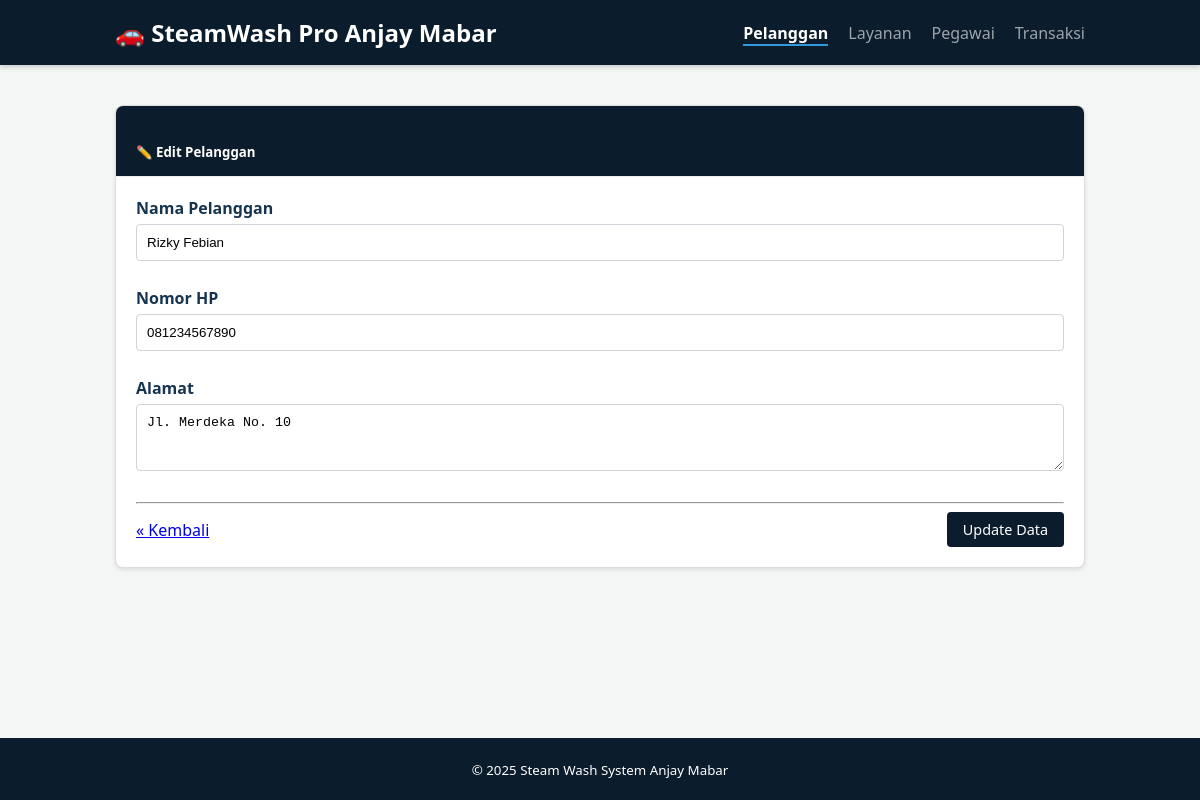
Page /index.php?page=edit_pelanggan&id=2 on the committed database.
### tables this page shows
CREATE TABLE pelanggan (
    id_pelanggan INT AUTO_INCREMENT PRIMARY KEY,
    nama_pelanggan VARCHAR(100) NOT NULL,
    no_hp VARCHAR(15) NOT NULL,
    alamat TEXT
);

### viewmodels/PelangganViewModel.php (called while the page is built, shortened)
<?php
require_once 'config/Database.php';
require_once 'models/Pelanggan.php';
class PelangganViewModel {
    private $pelangganModel;
    public function __construct() {
        $database = new Database();
        $this->db = $database->getConnection();
        $this->pelangganModel = new Pelanggan($this->db);
    }
    public function getPelangganById($id) {
        $this->pelangganModel->id_pelanggan = $id;
        return $this->pelangganModel->readOne();
    }
}
?>

### config/Database.php (called while the page is built, shortened)
<?php
class Database {
    private $host = "localhost";
    private $db_name = "db_tempatcucikendaraan";
    private $username = "root";
    private $password = "";
    public function getConnection() {
        $this->conn = null;
        try {
            $this->conn = new PDO("mysql:host=" . $this->host . ";dbname=" . $this->db_name, $this->username, $this->password);
            $this->conn->setAttribute(PDO::ATTR_ERRMODE, PDO::ERRMODE_EXCEPTION);
        } catch(PDOException $exception) {
            echo "Connection error: " . $exception->getMessage();
        }
        return $this->conn;
    }
}
?>

### models/Pelanggan.php (called while the page is built, shortened)
<?php
class Pelanggan {
    private $conn;
    private $table_name = "pelanggan";
    public $id_pelanggan;
    public function __construct($db) {
        $this->conn = $db;
    }
    public function readOne() {
        $query = "SELECT * FROM " . $this->table_name . " WHERE id_pelanggan = ? LIMIT 0,1";
        $stmt = $this->conn->prepare($query);
        $stmt->bindParam(1, $this->id_pelanggan);
        $stmt->execute();
        $row = $stmt->fetch(PDO::FETCH_ASSOC);
        if($row) {
            return $row;
        }
        return null;
    }
}
?>

### views/pelanggan_form.php (the view, shortened to what this page needs)
<?php
include 'views/template/header.php';
?>
<div class="row justify-content-center">
    <div class="col-md-6">
        <div class="card shadow-sm border-0">
            <div class="card-header card-header-dark-blue">
                <h5 class="mb-0 fw-bold">
                    <?= isset($pelanggan) ? '✏️ Edit Pelanggan' : '➕ Tambah Pelanggan' ?>
                </h5>
            </div>
            <div class="card-body p-4">
                <?php
                $actionUrl = isset($pelanggan) ? 'index.php?action=update_pelanggan' : 'index.php?action=save_pelanggan';
                ?>
                <form action="<?= $actionUrl ?>" method="POST">
                    <div class="mb-3">
                        <label for="nama" class="form-label text-secondary fw-bold">Nama Pelanggan</label>
                        <input type="text" class="form-control" id="nama" name="nama_pelanggan"
                               value="<?= isset($pelanggan) ? $pelanggan['nama_pelanggan'] : '' ?>"
                               required placeholder="Masukkan nama lengkap">
                    </div>
                    <div class="mb-3">
                        <label for="hp" class="form-label text-secondary fw-bold">Nomor HP</label>
                        <input type="number" class="form-control" id="hp" name="no_hp"
                               value="<?= isset($pelanggan) ? $pelanggan['no_hp'] : '' ?>"
                               required placeholder="Contoh: 08123456789">
                    </div>
                    <div class="mb-3">
                        <label for="alamat" class="form-label text-secondary fw-bold">Alamat</label>
                        <textarea class="form-control" id="alamat" name="alamat" rows="3" required placeholder="Masukkan alamat lengkap"><?= isset($pelanggan) ? $pelanggan['alamat'] : '' ?></textarea>
                    </div>
                    <hr>
                    <div class="d-flex justify-content-between align-items-center">
                        <a href="index.php" class="text-decoration-none text-secondary">
                            &laquo; Kembali
                        </a>
                        <button type="submit" class="btn btn-primary px-4">
                            <?= isset($pelanggan) ? 'Update Data' : 'Simpan Data' ?>
                        </button>
                    </div>
                </form>
            </div>
        </div>
    </div>
</div>
<?php
include 'views/template/footer.php';
?>

### views/template/header.php (style rules this page uses)
:root { --primary-dark: #0b1c2c; --secondary-dark: #163450; --accent-color: #3498db; --text-dark: #2c3e50; --bg-light: #f4f7f6; --success: #27ae60; --warning: #f39c12; --danger: #c0392b; --light: #f8f9fa; }
* { box-sizing: border-box; }
body { font-family: 'Segoe UI', Tahoma, sans-serif; background-color: var(--bg-light); margin: 0; padding: 0; color: var(--text-dark); display: flex; flex-direction: column; min-height: 100vh; }
.mb-3 { margin-bottom: 1rem; }
.mb-0 { margin-bottom: 0; }
.d-flex { display: flex; }
.justify-content-between { justify-content: space-between; }
.justify-content-center { justify-content: center; }
.align-items-center { align-items: center; }
.card { background: white; border-radius: 8px; box-shadow: 0 2px 4px rgba(0,0,0,0.1); overflow: hidden; border: 1px solid #ddd; }
.card-header { padding: 15px 20px; background-color: var(--primary-dark); color: white; border-bottom: 1px solid #eee; }
.card-body { padding: 20px; }
.btn { display: inline-block; padding: 8px 16px; font-size: 0.9rem; border: none; border-radius: 4px; cursor: pointer; text-decoration: none; transition: 0.2s; font-family: inherit; }
.btn-primary { background: var(--primary-dark); color: white; }
.form-label { font-weight: 600; margin-bottom: 5px; display: block; color: var(--secondary-dark); }
.form-control { width: 100%; padding: 10px; border: 1px solid #ced4da; border-radius: 4px; margin-bottom: 10px; }

### rows in the picture
pelanggan: nama_pelanggan "Rizky Febian", no_hp "081234567890", alamat "Jl. Merdeka No. 10"
